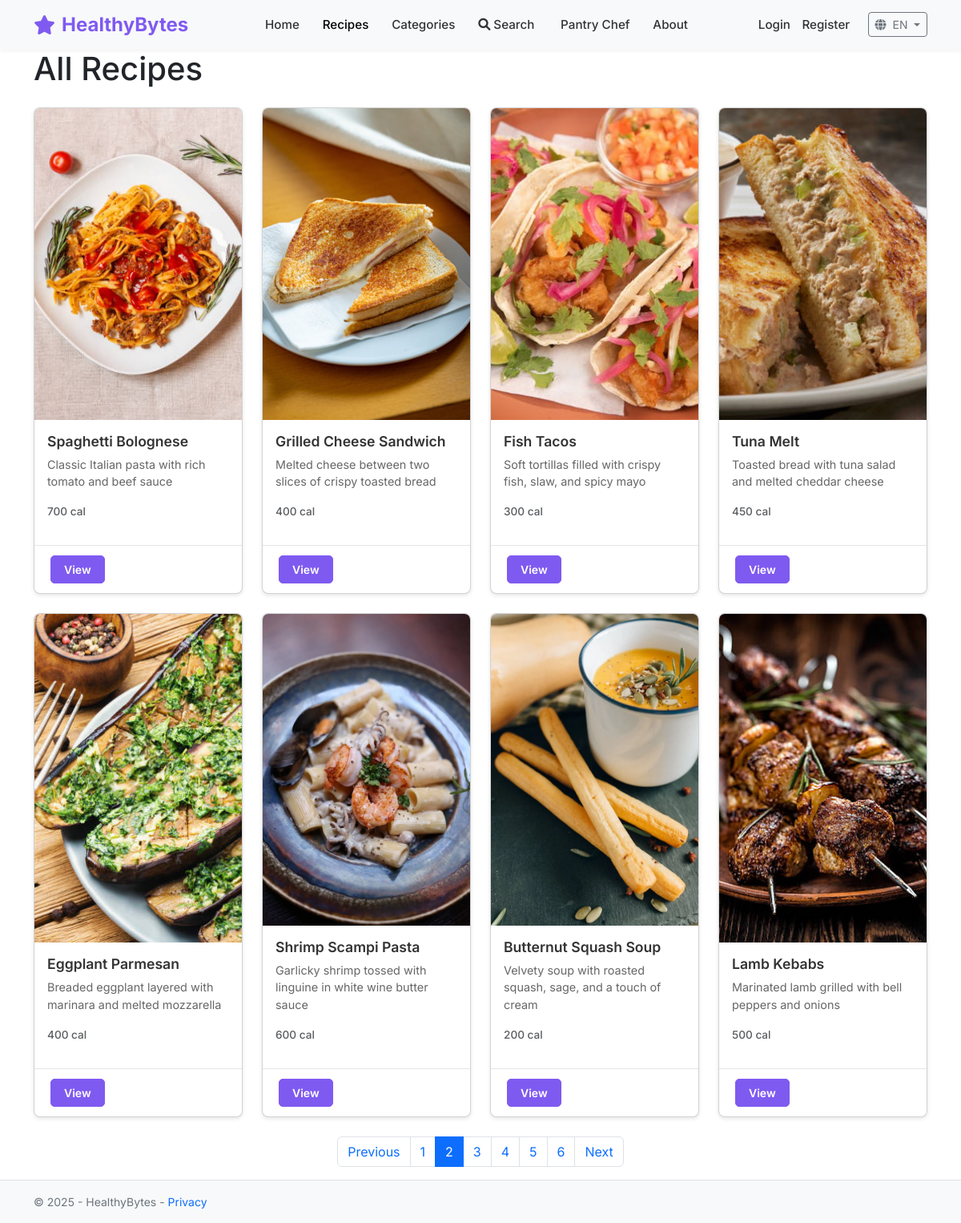
/recipes?page=2, run on the app's committed database.
### app/models.py (models this page shows, shortened)
class Recipe(db.Model):
    id = db.Column(db.Integer, primary_key=True)
    title = db.Column(db.String(100), nullable=False)
    description = db.Column(db.Text, nullable=False)
    calories = db.Column(db.Integer, nullable=True)
    protein = db.Column(db.Float, nullable=True)
    carbs = db.Column(db.Float, nullable=True)
    fats = db.Column(db.Float, nullable=True)
    image_file = db.Column(db.String(20), nullable=True, default='default_recipe.jpg')
    category_id = db.Column(db.Integer, db.ForeignKey('category.id'), nullable=False)
    reviews = db.relationship('Review', backref='recipe', lazy=True)
    ingredients = db.relationship('Ingredient', backref='recipe', lazy=True)

### app/blueprints/recipes/routes.py (the view)
@recipes.route('/recipes')
def all_recipes():
    page = request.args.get('page', 1, type=int)
    recipes_list = Recipe.query.paginate(page=page, per_page=8)
    return render_template('recipes.html', recipes=recipes_list)

### app/blueprints/recipes/templates/recipes.html
{% extends "base.html" %}
{% block content %}
<h1 class="mb-4">{{ _('All Recipes') }}</h1>
<div class="row">
    {% for recipe in recipes.items %}
        <div class="col-md-3 mb-4">
            <div class="card h-100">
                <img src="{{ url_for('static', filename='images/recipes/' + recipe.image_file) }}" class="card-img-top" alt="{{ recipe.title }}">
                <div class="card-body">
                    <h5 class="card-title">{{ _(recipe.title) }}</h5>
                    <p class="card-text">{{ _(recipe.description)|truncate(100) }}</p>
                    <p class="text-muted">{{ ar_nums(recipe.calories) }} {{ _('cal') }}</p>
                </div>
                <div class="card-footer bg-transparent">
                    <a href="{{ url_for('recipes.recipe_detail', recipe_id=recipe.id) }}" class="btn btn-primary">{{ _('View') }}</a>
                </div>
            </div>
        </div>
    {% endfor %}
</div>
<nav aria-label="Page navigation">
    <ul class="pagination justify-content-center">
        {% if recipes.has_prev %}
            <li class="page-item">
                <a class="page-link" href="{{ url_for('recipes.all_recipes', page=recipes.prev_num) }}">{{ _('Previous') }}</a>
            </li>
        {% else %}
            <li class="page-item disabled">
                <a class="page-link" href="#">{{ _('Previous') }}</a>
            </li>
        {% endif %}
        {% for page_num in recipes.iter_pages() %}
            {% if page_num %}
                {% if recipes.page == page_num %}
                    <li class="page-item active">
                        <a class="page-link" href="{{ url_for('recipes.all_recipes', page=page_num) }}">{{ ar_nums(page_num) }}</a>
                    </li>
                {% else %}
                    <li class="page-item">
                        <a class="page-link" href="{{ url_for('recipes.all_recipes', page=page_num) }}">{{ ar_nums(page_num) }}</a>
                    </li>
                {% endif %}
            {% else %}
                <li class="page-item disabled">
                    <a class="page-link" href="#">...</a>
                </li>
            {% endif %}
        {% endfor %}
        {% if recipes.has_next %}
            <li class="page-item">
                <a class="page-link" href="{{ url_for('recipes.all_recipes', page=recipes.next_num) }}">{{ _('Next') }}</a>
            </li>
        {% else %}
            <li class="page-item disabled">
                <a class="page-link" href="#">{{ _('Next') }}</a>
            </li>
        {% endif %}
    </ul>
</nav>
{% endblock %}

### app/static/css/style.css (style rules this page uses)
body { font-family: 'Inter', sans-serif; min-height: 100vh; display: flex; flex-direction: column; }
.btn-primary { background-color: #7f5af0; border-color: #7f5af0; padding: 0.75rem 1.5rem; border-radius: 5px; font-weight: 600; transition: all 0.3s ease; }
.card-img-top { width: 100%; height: 100%; object-fit: cover; transition: transform 0.3s ease; }
.card { transition: transform 0.3s ease, box-shadow 0.3s ease; overflow: hidden; border-radius: 8px; box-shadow: 0 2px 5px rgba(0, 0, 0, 0.1); }
.card-title { font-size: 1.1rem; font-weight: 600; margin-bottom: 0.5rem; color: #333; }
.card-text { font-size: 0.9rem; color: #666; }
.text-muted { font-size: 0.85rem; font-weight: 500; }
.card-footer { background-color: transparent; border-top: 1px solid rgba(0, 0, 0, 0.1); padding: 0.75rem 1.25rem; }
.btn-primary { padding: 0.375rem 1rem; font-size: 0.875rem; }

### data on the page
Recipe: image_file (picture), calories "700"
Recipe: image_file (picture), calories "400"
Recipe: image_file (picture), calories "300"
Recipe: image_file (picture), calories "450"
Recipe: image_file (picture), calories "400"
Recipe: image_file (picture), calories "600"
Recipe: image_file (picture), calories "200"
Recipe: image_file (picture), calories "500"

### other printed values
{{ get_locale()|upper }} "EN"
{{ ar_nums(page_num) }} "1" "3" "4" "5" "6"
{{ ar_nums(page_num) }} "2"
